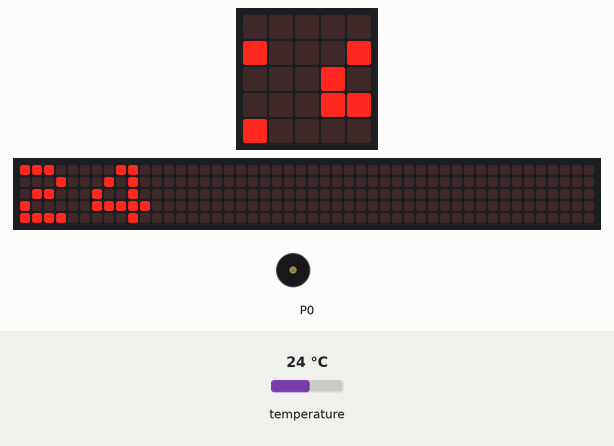
Simulated run of this program. Board: BBC micro:bit (MakeCode). Parts: the board's 5×5 LED display, a strip that is not on the board, showing the scrolling text unrolled, buzzer (waves = sounding). The test bench sets the inputs (shaded band); at power-on: temperature 24 °C. The 48×5 strip is a reading aid, not a part: it shows the text the display is scrolling, unrolled, one strip-width of it at a time.

Above: at 1.27 s.
1.3 s: temperature set to 10.6 °C
4.9 s: temperature set to 9.3 °C
At 5.5 s:
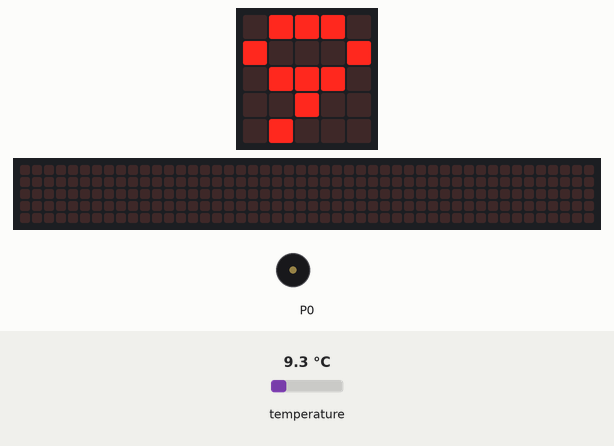
8.6 s: temperature set to 12 °C
At 12.5 s:
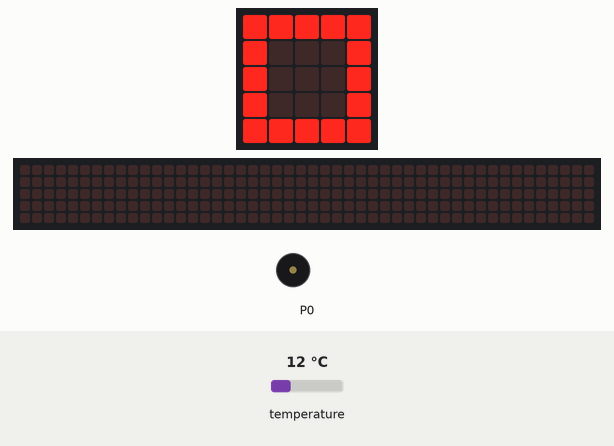
12.8 s: temperature set to 9 °C
At 13.8 s:
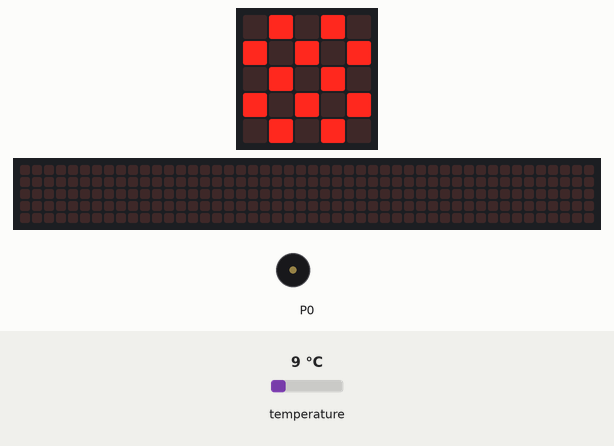
17.0 s: temperature set to 19 °C
At 17.4 s:
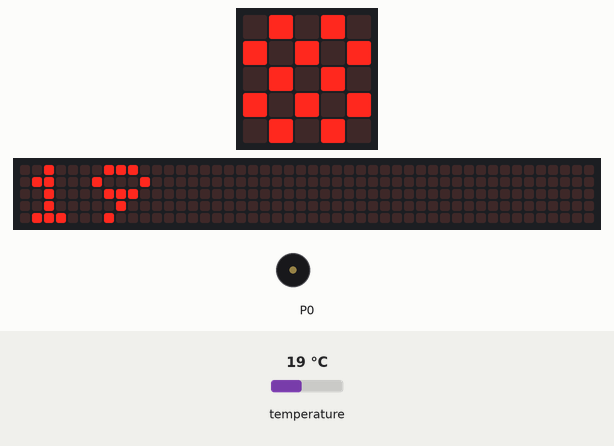
Timing chart, 0 to 22.2 s (numbered marks = the images above; inputs shaded):
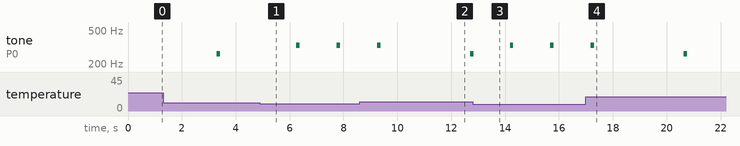

The program:

main.ts
```typescript
basic.forever(function () {
    music.setVolume(255)
    if (input.temperature() > 10) {
        basic.showString("" + (input.temperature()))
        basic.showIcon(IconNames.Square)
        music.playTone(262, music.beat(BeatFraction.Quarter))
    }
    if (input.temperature() < 10) {
        basic.showString("" + (input.temperature()))
        basic.showIcon(IconNames.Chessboard)
        music.playTone(330, music.beat(BeatFraction.Quarter))
    }
})
```

test.ts
```typescript
// aquí va el archivo "tests"; esto no se compilará cuando este paquete se utilice como una extensión.
```

Measured:
- the behaviour switches between 10 and 9.9 °C on temperature (found by bisection; images 0 and 1)
- after the input at 4.9 s, tone on P0: alternates 330 Hz for 0.13 s and silent for 1.4 s, starting after 1.4 s; the display: changes at once (image 1)
- after the input at 8.6 s, the display: first differs from a run without the input after 0.80 s (image 2 shows a later state)
- after the input at 12.8 s, the display: first changes at once (image 3 shows a later state)
- after the input at 17.0 s, the display: changes after 0.33 s (image 4)
- what the display in image 1 shows lasts 0.8 s, from 4.9 s to 5.7 s
